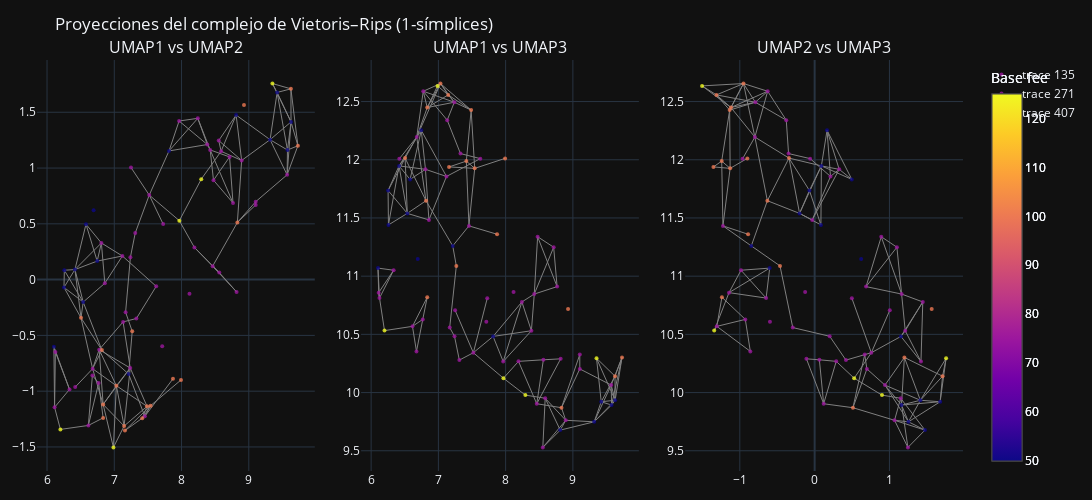

The cell this chart's notebook holds for it:
### Code cell
fig = plot_rips_projections(df_space, simplex_tree,"Base fee")
fig.show()
